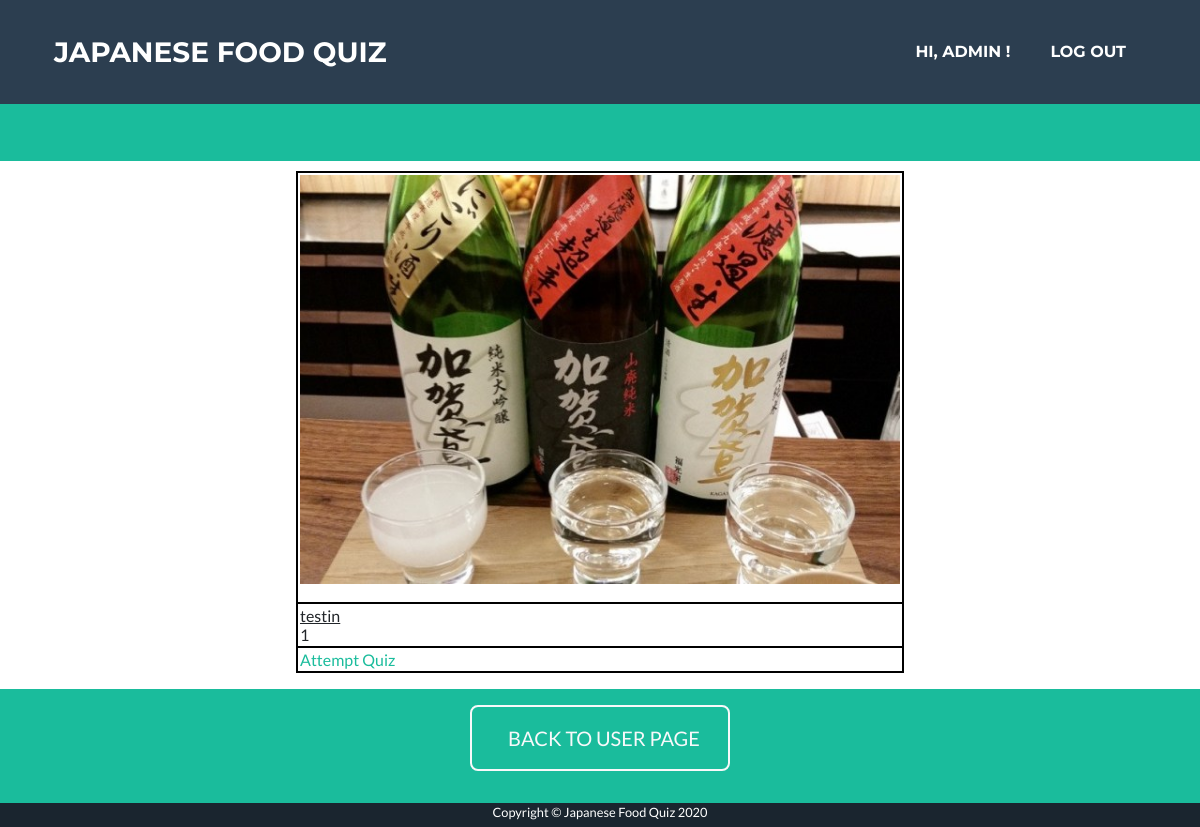
The app's page /qs (signed in), older data.
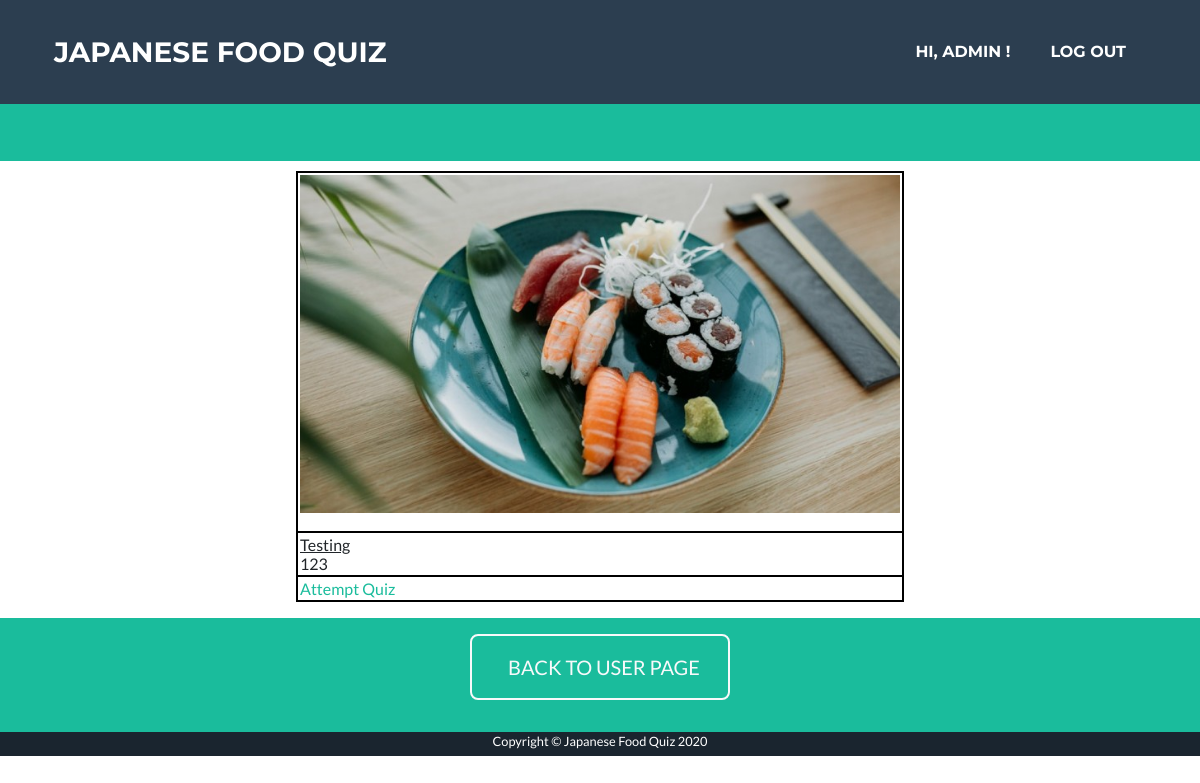
The same page, newer data.
### app/models.py (models this page shows, shortened)
class QuizSet(db.Model):
    __table_args__ = {'extend_existing': True}
    quizSetID = db.Column(db.Integer, primary_key=True)
    name = db.Column(db.String(100))
    description = db.Column(db.String(100))
    picture = db.Column(db.String(100))
    userID = db.Column(db.String)
    status = db.Column(db.String(100))

### app/routes.py (the view)
@app.route('/qs')
def qs():
	quizSets = QuizSet.query.filter_by(status="approve").all()
	for quizSet in quizSets:
		quizSet.href = "/qa?index=0&id="+str(quizSet.quizSetID)
		quizSet.picture = "/static/images/"+quizSet.picture
	return render_template('qs.html', quizSets=quizSets, base64=base64, username=current_user.name)

### app/models.py (called while the page is built)
@login.user_loader
def load_user(id):
    user = User.query.filter_by(id=(int(id))).first()
    return user

### app/templates/qs.html (shortened to what this page needs)
﻿<!DOCTYPE html>
<html lang="en">
  <head>
    <link href="/static/style.css" rel="stylesheet" />
    <link href="/static/qs.css" rel="stylesheet" />
  {% extends 'base.html' %}
  {% block content %}
        <td class="page-section portfolio" id="portfolio">
            {% for quizSet in quizSets %}
            <p>
                <table style="width: 30rem;" class="tbCss" align="center">
                    <tr>
                        <td>
                            <p style="text-align:center;"> <img  src="{{ quizSet.picture }}" width="600rem" alt="miss～～"/></p>
                        </td>
                    </tr>
                    <tr>
                        <td>
                            <u>{{ quizSet.name }}</u>
                            <br>
                            {{ quizSet.description }}
                        </td>
                    </tr>
                    <tr>
                        <td>
                            <a href="{{ quizSet.href }}"> Attempt Quiz </a>
                        </td>
                    </tr>
                </table>
            </p>
            {% endfor %}
        <section class="page-section bg-primary text-white mb-0" id="about" style="padding-top: 1rem; padding-bottom: 2rem;">
            <div class="container">
                <div class="text-center">
                  <a class="btn btn-xl btn-outline-light" href="/user_page">
                    BACK TO USER PAGE
                  </a>
                </div>
              </div>
        </section>
  {% endblock %}

Row changes from the older to the newer data that the page shows:
changed QuizSet: picture: a different picture; name "testin" → "Testing"; description "1" → "123"
